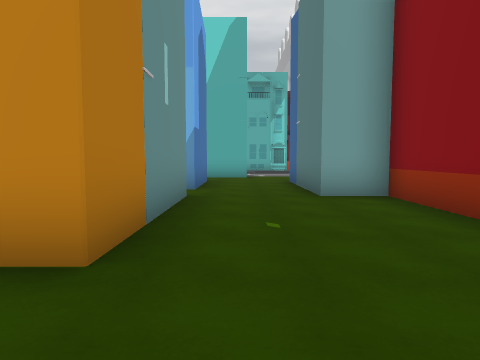
[1] (above)

21 first-person views from a walk through a scene from a Unity 3-D project. The camera is 1.4 m above the floor, tilts 4° down and sees 75° across. The floor is counted in squares, 2 m on a side. Each view is taken from the middle of a square. On the plan, view 1 faces up. The plan holds only what a view shows up to about 10 squares ahead; the rest is blank. The place goes on beyond the plan. The player is left out. Some surface patterns are stand-ins.

[2]
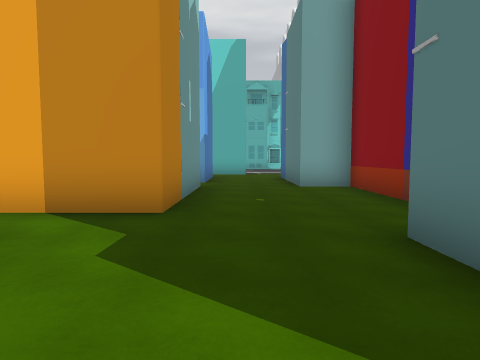

[3]
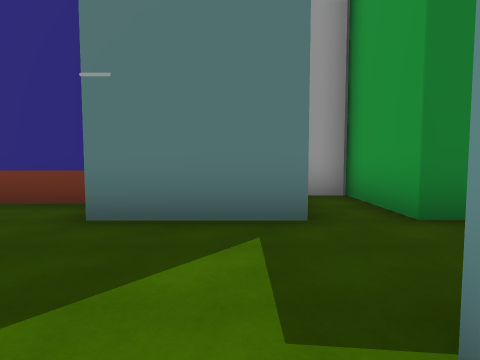

[4]
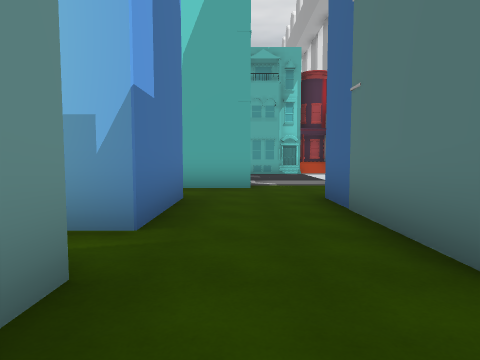

[5]
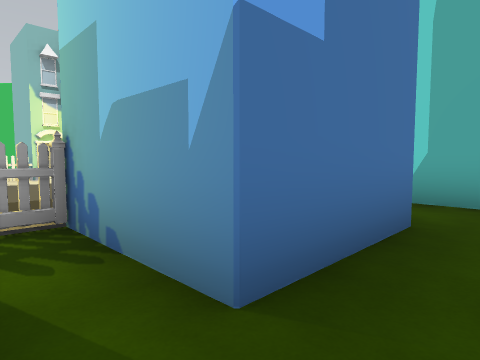

[6]
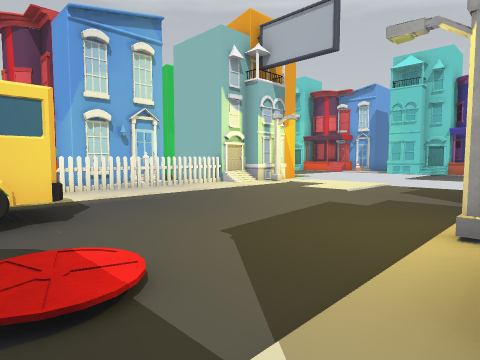

[7]
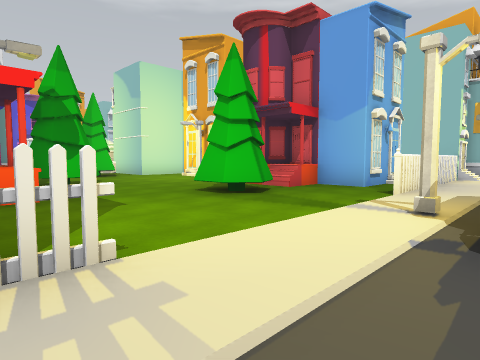

[8]
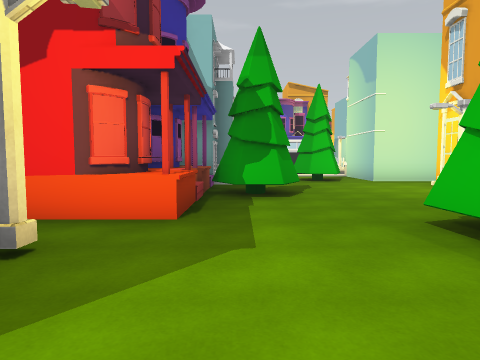

[9]
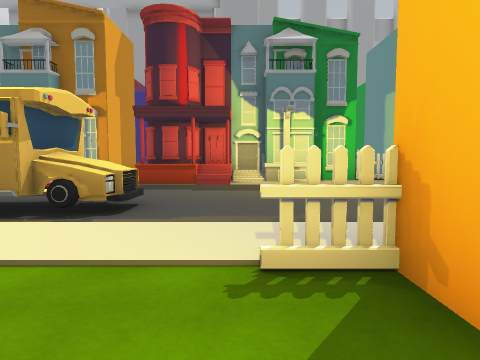

[10]
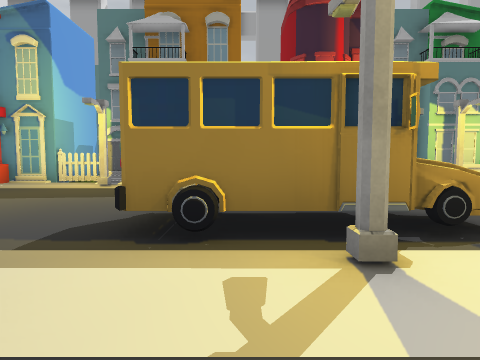

[11]
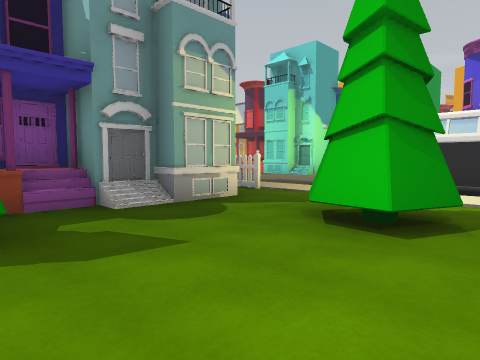

[12]
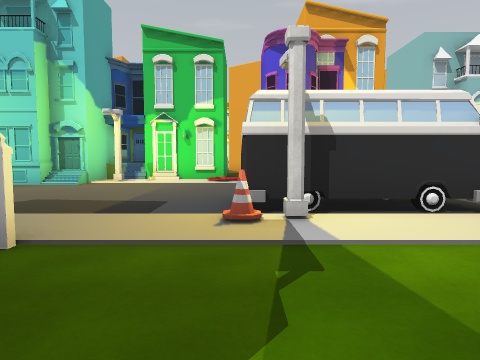

[13]
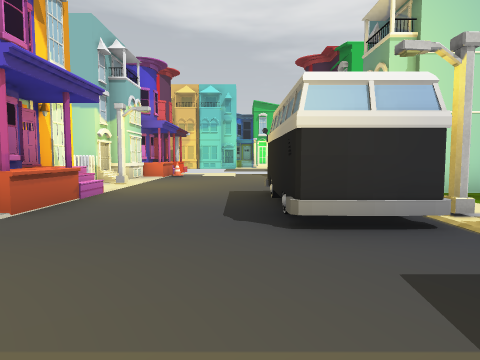

[14]
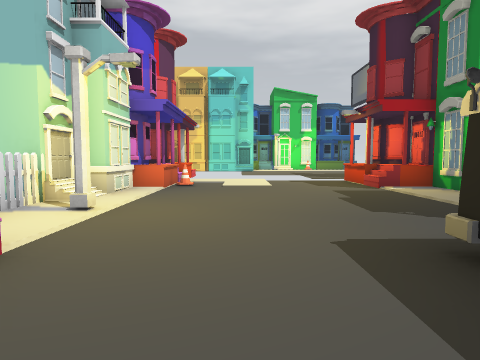

[15]
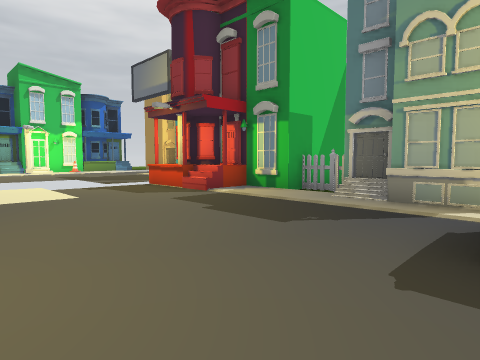

[16]
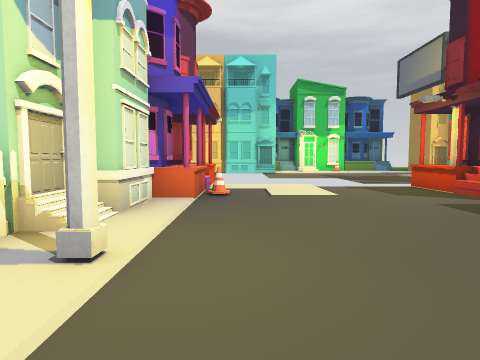

[17]
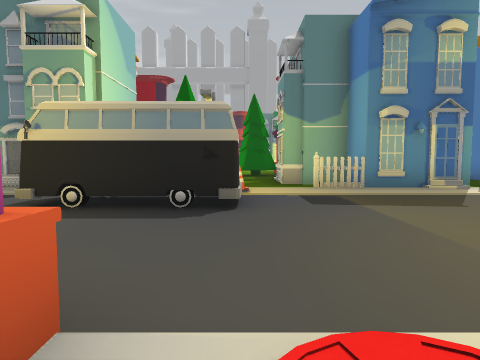

[18]
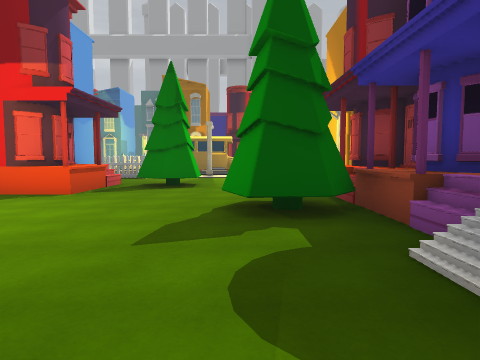

[19]
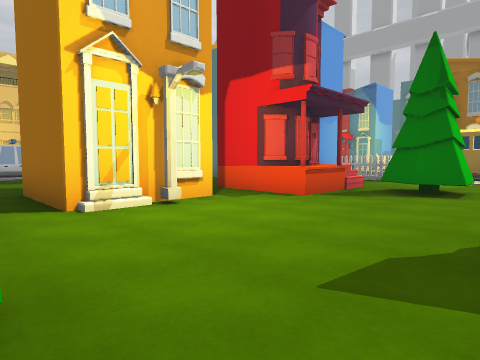

[20]
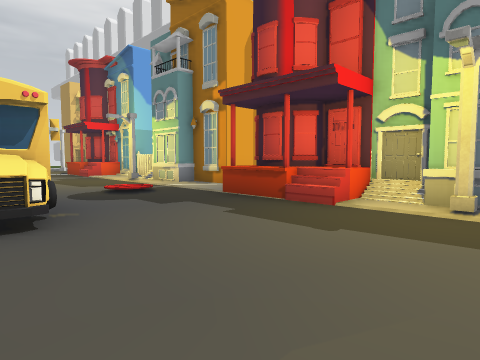

[21]
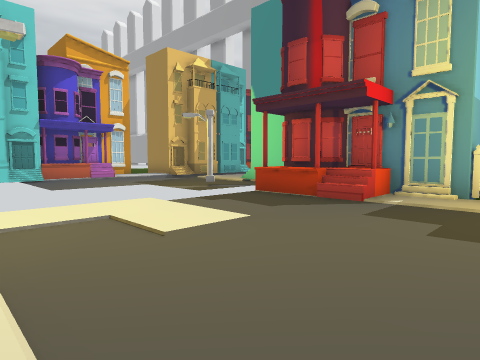

### Floor plan
Key: @ floor where view 1 was taken; # wall or solid block; x gap in a wall; . main floor; : floor 0.75 m higher than the main floor; + floor 1 m higher than the main floor; / step, stairs or slope; H house; B bus; T tree; C cone; O other object.
Columns run from 31 left of view 1 to 5 right of it. Each row starts with its distance up from view 1.
 18                      HHH
 17
 16                         ..
 15                         ...
 14                           ..    ..
 13                           .O.  H..
 12  H                          .#  ..
 11 #H    HH                   H  ....
 10 H/.....H   ..       HH..../H  ....
  9 #HC.../H#  ..       #...../+###..#
  8 H/......#  .        #......H###..#
  7 #.......###.        #.......###..#
  6 #.......#  .       x#.......#....##
  5 ##...../###.##.####H#......####...# H
  4 H......H  #..H.HH+..#......H# #...# H
  3 #/...OO........///....##./..###...#
  2 #H...OO..TT......TT...##./..###...# H
  1 HH...OO..TT......T...###..//......# H
  0 //...OOC.....TT.......BB../H ..@.##
 -1 H/...........TT.........../+#....#
 -2 #.......#H##/H:HH........../###....#
 -3 ##......####H###H.###......H#  ..###
 -4 HH.....H#      ##   H......H#    # H

Where each view was taken, in squares from view 1:
view 1: 0 up, 0 right, facing up
view 2: 2 down, 0 right, facing up
view 3: 1 down, 2 left, facing right
view 4: 4 up, 0 right, facing up
view 5: 6 up, 0 right, facing up-left
view 6: 2 up, 4 left, facing up-left
view 7: 3 down, 9 left, facing up-left
view 8: 1 down, 11 left, facing left
view 9: 2 down, 13 left, facing right
view 10: 2 up, 12 left, facing right
view 11: 3 up, 18 left, facing down-left
view 12: 0 up, 21 left, facing left
view 13: 3 down, 27 left, facing up
view 14: 1 up, 28 left, facing up
view 15: 3 up, 29 left, facing up-right
view 16: 3 up, 29 left, facing up
view 17: 0 up, 31 left, facing right
view 18: 0 up, 22 left, facing right
view 19: 0 up, 21 left, facing up-right
view 20: 4 down, 9 left, facing up-right
view 21: 6 up, 10 left, facing up-right
